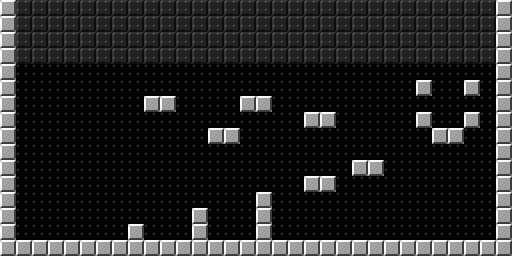

Tiled map render using the project's own tile images. Description and the whole map definition, tile-layer contents included, below:
An orthogonal 32x16 tile map with 16x16 px tiles, 2 tile layers (Level Tiles, Out of Bounds Guide).

<map version="1.10" tiledversion="1.10.2" orientation="orthogonal" renderorder="right-down" width="32" height="16" tilewidth="16" tileheight="16" infinite="0" nextlayerid="4" nextobjectid="1">
 <tileset firstgid="1" source="../level_tileset.tsx" />
 <layer id="1" name="Level Tiles" width="32" height="16">
  <data encoding="csv">
2,1,1,1,1,1,1,1,1,1,1,1,1,1,1,1,1,1,1,1,1,1,1,1,1,1,1,1,1,1,1,2,
2,1,1,1,1,1,1,1,1,1,1,1,1,1,1,1,1,1,1,1,1,1,1,1,1,1,1,1,1,1,1,2,
2,1,1,1,1,1,1,1,1,1,1,1,1,1,1,1,1,1,1,1,1,1,1,1,1,1,1,1,1,1,1,2,
2,1,1,1,1,1,1,1,1,1,1,1,1,1,1,1,1,1,1,1,1,1,1,1,1,1,1,1,1,1,1,2,
2,1,1,1,1,1,1,1,1,1,1,1,1,1,1,1,1,1,1,1,1,1,1,1,1,1,1,1,1,1,1,2,
2,1,1,1,1,1,1,1,1,1,1,1,1,1,1,1,1,1,1,1,1,1,1,1,1,1,2,1,1,2,1,2,
2,1,1,1,1,1,1,1,1,2,2,1,1,1,1,2,2,1,1,1,1,1,1,1,1,1,1,1,1,1,1,2,
2,1,1,1,1,1,1,1,1,1,1,1,1,1,1,1,1,1,1,2,2,1,1,1,1,1,2,1,1,2,1,2,
2,1,1,1,1,1,1,1,1,1,1,1,1,2,2,1,1,1,1,1,1,1,1,1,1,1,1,2,2,1,1,2,
2,1,1,1,1,1,1,1,1,1,1,1,1,1,1,1,1,1,1,1,1,1,1,1,1,1,1,1,1,1,1,2,
2,1,1,1,1,1,1,1,1,1,1,1,1,1,1,1,1,1,1,1,1,1,2,2,1,1,1,1,1,1,1,2,
2,1,1,1,1,1,1,1,1,1,1,1,1,1,1,1,1,1,1,2,2,1,1,1,1,1,1,1,1,1,1,2,
2,1,1,1,1,1,1,1,1,1,1,1,1,1,1,1,2,1,1,1,1,1,1,1,1,1,1,1,1,1,1,2,
2,1,1,1,1,1,1,1,1,1,1,1,2,1,1,1,2,1,1,1,1,1,1,1,1,1,1,1,1,1,1,2,
2,1,1,1,1,1,1,1,2,1,1,1,2,1,1,1,2,1,1,1,1,1,1,1,1,1,1,1,1,1,1,2,
2,2,2,2,2,2,2,2,2,2,2,2,2,2,2,2,2,2,2,2,2,2,2,2,2,2,2,2,2,2,2,2
</data>
 </layer>
 <layer id="3" name="Out of Bounds Guide" width="32" height="16" opacity="0.21" tintcolor="#ff0000">
  <data encoding="csv">
2,2,2,2,2,2,2,2,2,2,2,2,2,2,2,2,2,2,2,2,2,2,2,2,2,2,2,2,2,2,2,2,
2,2,2,2,2,2,2,2,2,2,2,2,2,2,2,2,2,2,2,2,2,2,2,2,2,2,2,2,2,2,2,2,
2,2,2,2,2,2,2,2,2,2,2,2,2,2,2,2,2,2,2,2,2,2,2,2,2,2,2,2,2,2,2,2,
2,2,2,2,2,2,2,2,2,2,2,2,2,2,2,2,2,2,2,2,2,2,2,2,2,2,2,2,2,2,2,2,
0,0,0,0,0,0,0,0,0,0,0,0,0,0,0,0,0,0,0,0,0,0,0,0,0,0,0,0,0,0,0,0,
0,0,0,0,0,0,0,0,0,0,0,0,0,0,0,0,0,0,0,0,0,0,0,0,0,0,0,0,0,0,0,0,
0,0,0,0,0,0,0,0,0,0,0,0,0,0,0,0,0,0,0,0,0,0,0,0,0,0,0,0,0,0,0,0,
0,0,0,0,0,0,0,0,0,0,0,0,0,0,0,0,0,0,0,0,0,0,0,0,0,0,0,0,0,0,0,0,
0,0,0,0,0,0,0,0,0,0,0,0,0,0,0,0,0,0,0,0,0,0,0,0,0,0,0,0,0,0,0,0,
0,0,0,0,0,0,0,0,0,0,0,0,0,0,0,0,0,0,0,0,0,0,0,0,0,0,0,0,0,0,0,0,
0,0,0,0,0,0,0,0,0,0,0,0,0,0,0,0,0,0,0,0,0,0,0,0,0,0,0,0,0,0,0,0,
0,0,0,0,0,0,0,0,0,0,0,0,0,0,0,0,0,0,0,0,0,0,0,0,0,0,0,0,0,0,0,0,
0,0,0,0,0,0,0,0,0,0,0,0,0,0,0,0,0,0,0,0,0,0,0,0,0,0,0,0,0,0,0,0,
0,0,0,0,0,0,0,0,0,0,0,0,0,0,0,0,0,0,0,0,0,0,0,0,0,0,0,0,0,0,0,0,
0,0,0,0,0,0,0,0,0,0,0,0,0,0,0,0,0,0,0,0,0,0,0,0,0,0,0,0,0,0,0,0,
0,0,0,0,0,0,0,0,0,0,0,0,0,0,0,0,0,0,0,0,0,0,0,0,0,0,0,0,0,0,0,0
</data>
 </layer>
</map>
